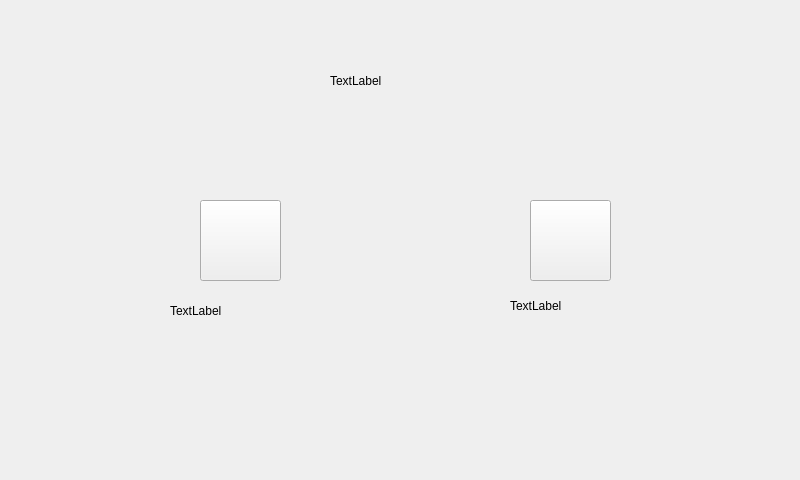
<?xml version="1.0" encoding="UTF-8"?>
<ui version="4.0">
 <class>chooce</class>
 <widget class="QWidget" name="chooce">
  <property name="geometry">
   <rect>
    <x>0</x>
    <y>0</y>
    <width>800</width>
    <height>480</height>
   </rect>
  </property>
  <property name="windowTitle">
   <string>Form</string>
  </property>
  <widget class="QLabel" name="mode_chooce">
   <property name="geometry">
    <rect>
     <x>330</x>
     <y>60</y>
     <width>191</width>
     <height>41</height>
    </rect>
   </property>
   <property name="text">
    <string>TextLabel</string>
   </property>
  </widget>
  <widget class="QPushButton" name="work_mode">
   <property name="geometry">
    <rect>
     <x>200</x>
     <y>200</y>
     <width>81</width>
     <height>81</height>
    </rect>
   </property>
   <property name="text">
    <string/>
   </property>
  </widget>
  <widget class="QPushButton" name="debug_mode">
   <property name="geometry">
    <rect>
     <x>530</x>
     <y>200</y>
     <width>81</width>
     <height>81</height>
    </rect>
   </property>
   <property name="text">
    <string/>
   </property>
  </widget>
  <widget class="QLabel" name="label">
   <property name="geometry">
    <rect>
     <x>170</x>
     <y>290</y>
     <width>161</width>
     <height>41</height>
    </rect>
   </property>
   <property name="text">
    <string>TextLabel</string>
   </property>
  </widget>
  <widget class="QLabel" name="label_2">
   <property name="geometry">
    <rect>
     <x>510</x>
     <y>280</y>
     <width>131</width>
     <height>51</height>
    </rect>
   </property>
   <property name="text">
    <string>TextLabel</string>
   </property>
  </widget>
 </widget>
 <resources/>
 <connections/>
</ui>
